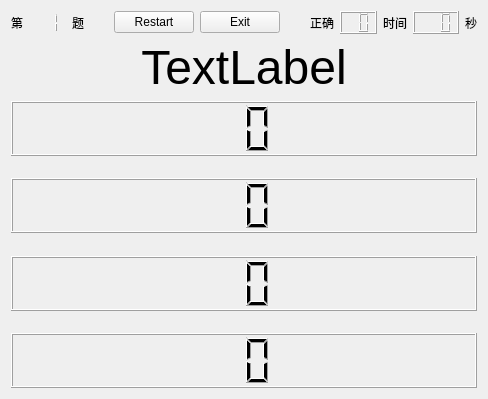
<?xml version="1.0" encoding="UTF-8"?>
<ui version="4.0">
 <class>ContentWidget</class>
 <widget class="QWidget" name="ContentWidget">
  <property name="geometry">
   <rect>
    <x>0</x>
    <y>0</y>
    <width>488</width>
    <height>399</height>
   </rect>
  </property>
  <property name="windowTitle">
   <string>Form</string>
  </property>
  <layout class="QGridLayout" name="gridLayout">
   <item row="0" column="0">
    <layout class="QVBoxLayout" name="verticalLayout">
     <item>
      <layout class="QHBoxLayout" name="horizontalLayout_2">
       <item>
        <widget class="QLabel" name="label_4">
         <property name="text">
          <string>第</string>
         </property>
        </widget>
       </item>
       <item>
        <widget class="QLCDNumber" name="id">
         <property name="frameShape">
          <enum>QFrame::NoFrame</enum>
         </property>
         <property name="smallDecimalPoint">
          <bool>false</bool>
         </property>
         <property name="digitCount">
          <number>2</number>
         </property>
         <property name="intValue" stdset="0">
          <number>1</number>
         </property>
        </widget>
       </item>
       <item>
        <widget class="QLabel" name="label_5">
         <property name="text">
          <string>题</string>
         </property>
        </widget>
       </item>
       <item>
        <spacer name="horizontalSpacer_2">
         <property name="orientation">
          <enum>Qt::Horizontal</enum>
         </property>
         <property name="sizeHint" stdset="0">
          <size>
           <width>40</width>
           <height>20</height>
          </size>
         </property>
        </spacer>
       </item>
       <item>
        <widget class="QPushButton" name="restart">
         <property name="text">
          <string>Restart</string>
         </property>
        </widget>
       </item>
       <item>
        <widget class="QPushButton" name="exit">
         <property name="text">
          <string>Exit</string>
         </property>
        </widget>
       </item>
       <item>
        <spacer name="horizontalSpacer">
         <property name="orientation">
          <enum>Qt::Horizontal</enum>
         </property>
         <property name="sizeHint" stdset="0">
          <size>
           <width>40</width>
           <height>20</height>
          </size>
         </property>
        </spacer>
       </item>
       <item>
        <widget class="QLabel" name="label_7">
         <property name="text">
          <string>正确</string>
         </property>
        </widget>
       </item>
       <item>
        <widget class="QLCDNumber" name="rightNum">
         <property name="digitCount">
          <number>2</number>
         </property>
        </widget>
       </item>
       <item>
        <widget class="QLabel" name="label_3">
         <property name="text">
          <string>时间</string>
         </property>
        </widget>
       </item>
       <item>
        <widget class="QLCDNumber" name="workTime">
         <property name="digitCount">
          <number>3</number>
         </property>
        </widget>
       </item>
       <item>
        <widget class="QLabel" name="label_6">
         <property name="text">
          <string>秒</string>
         </property>
        </widget>
       </item>
      </layout>
     </item>
     <item>
      <widget class="QLabel" name="equation">
       <property name="font">
        <font>
         <pointsize>36</pointsize>
        </font>
       </property>
       <property name="text">
        <string>TextLabel</string>
       </property>
       <property name="alignment">
        <set>Qt::AlignCenter</set>
       </property>
      </widget>
     </item>
     <item>
      <widget class="QLCDNumber" name="A">
       <property name="minimumSize">
        <size>
         <width>0</width>
         <height>55</height>
        </size>
       </property>
       <property name="digitCount">
        <number>2</number>
       </property>
      </widget>
     </item>
     <item>
      <spacer name="verticalSpacer">
       <property name="orientation">
        <enum>Qt::Vertical</enum>
       </property>
       <property name="sizeHint" stdset="0">
        <size>
         <width>20</width>
         <height>40</height>
        </size>
       </property>
      </spacer>
     </item>
     <item>
      <widget class="QLCDNumber" name="B">
       <property name="minimumSize">
        <size>
         <width>0</width>
         <height>55</height>
        </size>
       </property>
       <property name="digitCount">
        <number>2</number>
       </property>
      </widget>
     </item>
     <item>
      <spacer name="verticalSpacer_2">
       <property name="orientation">
        <enum>Qt::Vertical</enum>
       </property>
       <property name="sizeHint" stdset="0">
        <size>
         <width>20</width>
         <height>40</height>
        </size>
       </property>
      </spacer>
     </item>
     <item>
      <widget class="QLCDNumber" name="C">
       <property name="minimumSize">
        <size>
         <width>0</width>
         <height>55</height>
        </size>
       </property>
       <property name="digitCount">
        <number>2</number>
       </property>
      </widget>
     </item>
     <item>
      <spacer name="verticalSpacer_3">
       <property name="orientation">
        <enum>Qt::Vertical</enum>
       </property>
       <property name="sizeHint" stdset="0">
        <size>
         <width>20</width>
         <height>40</height>
        </size>
       </property>
      </spacer>
     </item>
     <item>
      <widget class="QLCDNumber" name="D">
       <property name="minimumSize">
        <size>
         <width>0</width>
         <height>55</height>
        </size>
       </property>
       <property name="digitCount">
        <number>2</number>
       </property>
      </widget>
     </item>
    </layout>
   </item>
  </layout>
 </widget>
 <resources/>
 <connections>
  <connection>
   <sender>exit</sender>
   <signal>clicked()</signal>
   <receiver>ContentWidget</receiver>
   <slot>deleteLater()</slot>
   <hints>
    <hint type="sourcelabel">
     <x>225</x>
     <y>23</y>
    </hint>
    <hint type="destinationlabel">
     <x>199</x>
     <y>149</y>
    </hint>
   </hints>
  </connection>
  <connection>
   <sender>restart</sender>
   <signal>clicked()</signal>
   <receiver>ContentWidget</receiver>
   <slot>start()</slot>
   <hints>
    <hint type="sourcelabel">
     <x>139</x>
     <y>23</y>
    </hint>
    <hint type="destinationlabel">
     <x>199</x>
     <y>149</y>
    </hint>
   </hints>
  </connection>
 </connections>
 <slots>
  <slot>start()</slot>
 </slots>
</ui>
